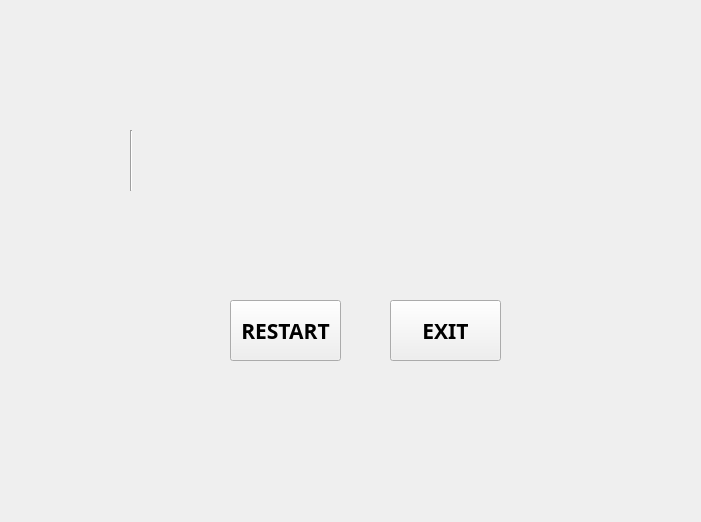
<?xml version="1.0" encoding="UTF-8"?>
<ui version="4.0">
 <class>Game</class>
 <widget class="QMainWindow" name="Game">
  <property name="geometry">
   <rect>
    <x>0</x>
    <y>0</y>
    <width>701</width>
    <height>522</height>
   </rect>
  </property>
  <property name="windowTitle">
   <string>MainWindow</string>
  </property>
  <widget class="QWidget" name="centralwidget">
   <widget class="QLabel" name="label">
    <property name="geometry">
     <rect>
      <x>0</x>
      <y>-20</y>
      <width>701</width>
      <height>521</height>
     </rect>
    </property>
    <property name="text">
     <string/>
    </property>
    <property name="pixmap">
     <pixmap resource="resource.qrc">:/images/image/pokemon1.jpg</pixmap>
    </property>
   </widget>
   <widget class="QLabel" name="label_2">
    <property name="geometry">
     <rect>
      <x>0</x>
      <y>120</y>
      <width>701</width>
      <height>81</height>
     </rect>
    </property>
    <property name="text">
     <string/>
    </property>
    <property name="pixmap">
     <pixmap resource="resource.qrc">:/images/image/sfieldbg_gogo.png</pixmap>
    </property>
    <property name="scaledContents">
     <bool>false</bool>
    </property>
   </widget>
   <widget class="QLabel" name="label_3">
    <property name="geometry">
     <rect>
      <x>10</x>
      <y>130</y>
      <width>61</width>
      <height>61</height>
     </rect>
    </property>
    <property name="text">
     <string/>
    </property>
    <property name="pixmap">
     <pixmap resource="resource.qrc">:/images/image/pokemon2.png</pixmap>
    </property>
   </widget>
   <widget class="QLabel" name="B">
    <property name="geometry">
     <rect>
      <x>640</x>
      <y>130</y>
      <width>61</width>
      <height>61</height>
     </rect>
    </property>
    <property name="focusPolicy">
     <enum>Qt::ClickFocus</enum>
    </property>
    <property name="text">
     <string/>
    </property>
    <property name="scaledContents">
     <bool>true</bool>
    </property>
   </widget>
   <widget class="QLabel" name="label_4">
    <property name="geometry">
     <rect>
      <x>110</x>
      <y>430</y>
      <width>61</width>
      <height>61</height>
     </rect>
    </property>
    <property name="text">
     <string/>
    </property>
    <property name="pixmap">
     <pixmap resource="resource.qrc">:/images/image/F.png</pixmap>
    </property>
    <property name="scaledContents">
     <bool>true</bool>
    </property>
   </widget>
   <widget class="QLabel" name="label_5">
    <property name="geometry">
     <rect>
      <x>10</x>
      <y>430</y>
      <width>91</width>
      <height>61</height>
     </rect>
    </property>
    <property name="text">
     <string/>
    </property>
    <property name="pixmap">
     <pixmap resource="resource.qrc">:/images/image/B.jpg</pixmap>
    </property>
    <property name="scaledContents">
     <bool>true</bool>
    </property>
   </widget>
   <widget class="QLabel" name="label_6">
    <property name="geometry">
     <rect>
      <x>180</x>
      <y>430</y>
      <width>91</width>
      <height>61</height>
     </rect>
    </property>
    <property name="text">
     <string/>
    </property>
    <property name="pixmap">
     <pixmap resource="resource.qrc">:/images/image/K.jpg</pixmap>
    </property>
    <property name="scaledContents">
     <bool>true</bool>
    </property>
   </widget>
   <widget class="Line" name="line">
    <property name="geometry">
     <rect>
      <x>130</x>
      <y>130</y>
      <width>3</width>
      <height>61</height>
     </rect>
    </property>
    <property name="autoFillBackground">
     <bool>true</bool>
    </property>
    <property name="orientation">
     <enum>Qt::Vertical</enum>
    </property>
   </widget>
   <widget class="QLabel" name="t">
    <property name="geometry">
     <rect>
      <x>580</x>
      <y>10</y>
      <width>111</width>
      <height>51</height>
     </rect>
    </property>
    <property name="font">
     <font>
      <family>Tempus Sans ITC</family>
      <pointsize>16</pointsize>
      <weight>75</weight>
      <bold>true</bold>
     </font>
    </property>
    <property name="text">
     <string/>
    </property>
    <property name="scaledContents">
     <bool>true</bool>
    </property>
   </widget>
   <widget class="QLabel" name="s">
    <property name="geometry">
     <rect>
      <x>560</x>
      <y>70</y>
      <width>131</width>
      <height>51</height>
     </rect>
    </property>
    <property name="font">
     <font>
      <family>Tempus Sans ITC</family>
      <pointsize>16</pointsize>
      <weight>75</weight>
      <bold>true</bold>
     </font>
    </property>
    <property name="text">
     <string/>
    </property>
    <property name="scaledContents">
     <bool>true</bool>
    </property>
   </widget>
   <widget class="QLabel" name="K">
    <property name="geometry">
     <rect>
      <x>640</x>
      <y>130</y>
      <width>61</width>
      <height>61</height>
     </rect>
    </property>
    <property name="text">
     <string/>
    </property>
    <property name="scaledContents">
     <bool>true</bool>
    </property>
   </widget>
   <widget class="QLabel" name="F">
    <property name="geometry">
     <rect>
      <x>640</x>
      <y>130</y>
      <width>61</width>
      <height>61</height>
     </rect>
    </property>
    <property name="text">
     <string/>
    </property>
    <property name="scaledContents">
     <bool>true</bool>
    </property>
   </widget>
   <widget class="QLabel" name="label_9">
    <property name="geometry">
     <rect>
      <x>0</x>
      <y>0</y>
      <width>701</width>
      <height>491</height>
     </rect>
    </property>
    <property name="text">
     <string/>
    </property>
    <property name="pixmap">
     <pixmap resource="resource.qrc">:/images/image/pokey.jpg</pixmap>
    </property>
    <property name="scaledContents">
     <bool>true</bool>
    </property>
    <property name="alignment">
     <set>Qt::AlignCenter</set>
    </property>
    <property name="wordWrap">
     <bool>true</bool>
    </property>
   </widget>
   <widget class="QPushButton" name="pushButton">
    <property name="geometry">
     <rect>
      <x>230</x>
      <y>300</y>
      <width>111</width>
      <height>61</height>
     </rect>
    </property>
    <property name="font">
     <font>
      <family>Adobe Caslon Pro Bold</family>
      <pointsize>16</pointsize>
      <weight>75</weight>
      <bold>true</bold>
     </font>
    </property>
    <property name="text">
     <string>RESTART</string>
    </property>
   </widget>
   <widget class="QPushButton" name="pushButton_2">
    <property name="geometry">
     <rect>
      <x>390</x>
      <y>300</y>
      <width>111</width>
      <height>61</height>
     </rect>
    </property>
    <property name="font">
     <font>
      <family>Adobe Caslon Pro Bold</family>
      <pointsize>16</pointsize>
      <weight>75</weight>
      <bold>true</bold>
     </font>
    </property>
    <property name="text">
     <string>EXIT</string>
    </property>
   </widget>
   <widget class="QLabel" name="score">
    <property name="geometry">
     <rect>
      <x>310</x>
      <y>210</y>
      <width>101</width>
      <height>61</height>
     </rect>
    </property>
    <property name="text">
     <string/>
    </property>
   </widget>
   <zorder>label_9</zorder>
   <zorder>pushButton_2</zorder>
   <zorder>pushButton</zorder>
   <zorder>label</zorder>
   <zorder>label_2</zorder>
   <zorder>label_3</zorder>
   <zorder>label_4</zorder>
   <zorder>label_5</zorder>
   <zorder>label_6</zorder>
   <zorder>line</zorder>
   <zorder>t</zorder>
   <zorder>s</zorder>
   <zorder>B</zorder>
   <zorder>F</zorder>
   <zorder>K</zorder>
   <zorder>score</zorder>
  </widget>
  <widget class="QMenuBar" name="menubar">
   <property name="geometry">
    <rect>
     <x>0</x>
     <y>0</y>
     <width>701</width>
     <height>20</height>
    </rect>
   </property>
  </widget>
 </widget>
 <resources>
  <include location="resource.qrc"/>
 </resources>
 <connections>
  <connection>
   <sender>pushButton_2</sender>
   <signal>clicked()</signal>
   <receiver>Game</receiver>
   <slot>close()</slot>
   <hints>
    <hint type="sourcelabel">
     <x>497</x>
     <y>347</y>
    </hint>
    <hint type="destinationlabel">
     <x>541</x>
     <y>356</y>
    </hint>
   </hints>
  </connection>
 </connections>
</ui>
